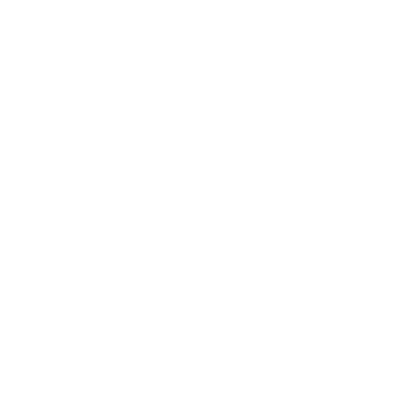
Frame 1 (no input)
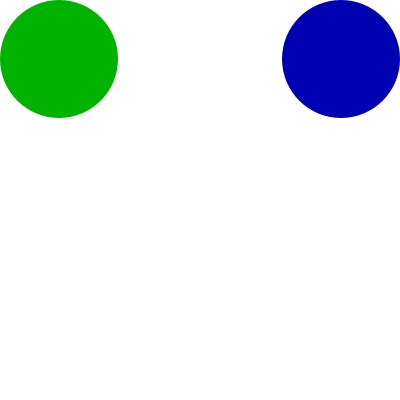
Frame 60 (the mouse pressed at the canvas centre just before this capture)
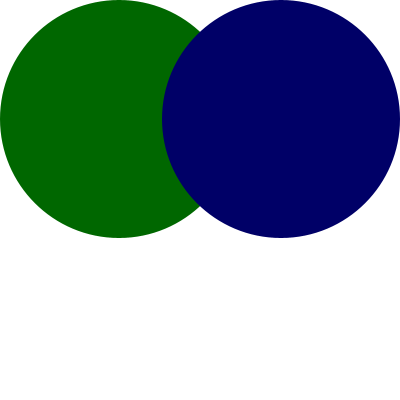
Frame 120 (the mouse held since frame 60 and released just before this capture)

The Processing sketch that drew these frames (run headless with seeded random() and noise(); from frame 60 on, the mouse is pressed at the canvas centre):

// Processing sketch: processing_176395
// ── processing_176395.pde


int posx, posx2;
float distancia, tamanio,colour;

void setup() {
  size(400, 400);
  posx=0;
  posx2=400;
  tamanio=0;
  frameRate(20);
}

void draw() {
  noStroke();
  background(255);
  fill(0, colour, 0);
  ellipse(posx, posx, tamanio, tamanio); 
  fill(0, 0, colour);
  ellipse(posx2, posx, tamanio, tamanio);
  posx++;
  posx2--;
  distancia=dist(posx, posx, posx2, posx);
  tamanio=400-dist(posx, posx, posx2, posx);
  colour=map(distancia,400,0,255,0);
  println("la distancia es "+distancia);
}
